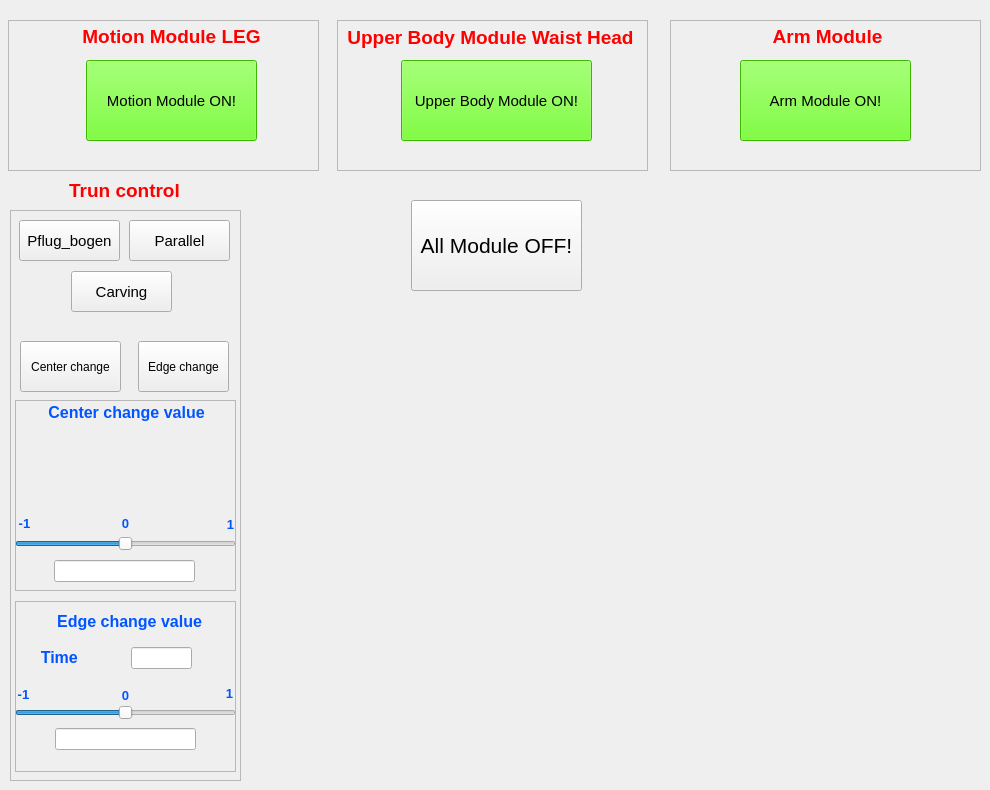
       <widget class="QWidget" name="tab_2">
        <attribute name="title">
         <string>Module ON</string>
        </attribute>
        <widget class="QFrame" name="frame_3">
         <property name="geometry">
          <rect>
           <x>8</x>
           <y>20</y>
           <width>311</width>
           <height>151</height>
          </rect>
         </property>
         <property name="frameShape">
          <enum>QFrame::StyledPanel</enum>
         </property>
         <property name="frameShadow">
          <enum>QFrame::Raised</enum>
         </property>
         <widget class="QLabel" name="label_30">
          <property name="geometry">
           <rect>
            <x>58</x>
            <y>-4</y>
            <width>211</width>
            <height>41</height>
           </rect>
          </property>
          <property name="font">
           <font>
            <family>Ubuntu</family>
            <pointsize>24</pointsize>
            <weight>50</weight>
            <bold>false</bold>
           </font>
          </property>
          <property name="frameShape">
           <enum>QFrame::NoFrame</enum>
          </property>
          <property name="text">
           <string>&lt;!DOCTYPE HTML PUBLIC &quot;-//W3C//DTD HTML 4.0//EN&quot; &quot;http://www.w3.org/TR/REC-html40/strict.dtd&quot;&gt;
&lt;html&gt;&lt;head&gt;&lt;meta name=&quot;qrichtext&quot; content=&quot;1&quot; /&gt;&lt;style type=&quot;text/css&quot;&gt;
p, li { white-space: pre-wrap; }
&lt;/style&gt;&lt;/head&gt;&lt;body style=&quot; font-family:'Ubuntu'; font-size:24pt; font-weight:400; font-style:normal;&quot;&gt;
&lt;p align=&quot;center&quot; style=&quot; margin-top:12px; margin-bottom:12px; margin-left:0px; margin-right:0px; -qt-block-indent:0; text-indent:0px;&quot;&gt;&lt;span style=&quot; font-size:14pt; font-weight:600; color:#ff0000;&quot;&gt;Motion Module LEG&lt;/span&gt;&lt;/p&gt;&lt;/body&gt;&lt;/html&gt;</string>
          </property>
          <property name="textFormat">
           <enum>Qt::AutoText</enum>
          </property>
          <property name="margin">
           <number>0</number>
          </property>
         </widget>
         <widget class="QPushButton" name="motion_module">
          <property name="geometry">
           <rect>
            <x>78</x>
            <y>40</y>
            <width>171</width>
            <height>81</height>
           </rect>
          </property>
          <property name="font">
           <font>
            <pointsize>11</pointsize>
           </font>
          </property>
          <property name="styleSheet">
           <string notr="true">background-color: rgb(85, 255, 0);</string>
          </property>
          <property name="text">
           <string>Motion Module ON!</string>
          </property>
          <property name="default">
           <bool>false</bool>
          </property>
         </widget>
        </widget>
        <widget class="QFrame" name="frame_15">
         <property name="geometry">
          <rect>
           <x>337</x>
           <y>20</y>
           <width>311</width>
           <height>151</height>
          </rect>
         </property>
         <property name="frameShape">
          <enum>QFrame::StyledPanel</enum>
         </property>
         <property name="frameShadow">
          <enum>QFrame::Raised</enum>
         </property>
         <widget class="QLabel" name="label_102">
          <property name="geometry">
           <rect>
            <x>3</x>
            <y>-3</y>
            <width>301</width>
            <height>41</height>
           </rect>
          </property>
          <property name="font">
           <font>
            <family>Ubuntu</family>
            <pointsize>24</pointsize>
            <weight>50</weight>
            <bold>false</bold>
           </font>
          </property>
          <property name="frameShape">
           <enum>QFrame::NoFrame</enum>
          </property>
          <property name="text">
           <string>&lt;!DOCTYPE HTML PUBLIC &quot;-//W3C//DTD HTML 4.0//EN&quot; &quot;http://www.w3.org/TR/REC-html40/strict.dtd&quot;&gt;
&lt;html&gt;&lt;head&gt;&lt;meta name=&quot;qrichtext&quot; content=&quot;1&quot; /&gt;&lt;style type=&quot;text/css&quot;&gt;
p, li { white-space: pre-wrap; }
&lt;/style&gt;&lt;/head&gt;&lt;body style=&quot; font-family:'Ubuntu'; font-size:24pt; font-weight:400; font-style:normal;&quot;&gt;
&lt;p align=&quot;center&quot; style=&quot; margin-top:12px; margin-bottom:12px; margin-left:0px; margin-right:0px; -qt-block-indent:0; text-indent:0px;&quot;&gt;&lt;span style=&quot; font-size:14pt; font-weight:600; color:#ff0000;&quot;&gt;Upper Body Module Waist Head&lt;/span&gt;&lt;/p&gt;&lt;/body&gt;&lt;/html&gt;</string>
          </property>
          <property name="textFormat">
           <enum>Qt::AutoText</enum>
          </property>
          <property name="margin">
           <number>0</number>
          </property>
         </widget>
         <widget class="QPushButton" name="upper_body_module_button">
          <property name="geometry">
           <rect>
            <x>64</x>
            <y>40</y>
            <width>191</width>
            <height>81</height>
           </rect>
          </property>
          <property name="font">
           <font>
            <pointsize>11</pointsize>
           </font>
          </property>
          <property name="styleSheet">
           <string notr="true">background-color: rgb(85, 255, 0);</string>
          </property>
          <property name="text">
           <string>Upper Body Module ON!</string>
          </property>
          <property name="default">
           <bool>false</bool>
          </property>
         </widget>
        </widget>
        <widget class="QFrame" name="frame_18">
         <property name="geometry">
          <rect>
           <x>670</x>
           <y>20</y>
           <width>311</width>
           <height>151</height>
          </rect>
         </property>
         <property name="frameShape">
          <enum>QFrame::StyledPanel</enum>
         </property>
         <property name="frameShadow">
          <enum>QFrame::Raised</enum>
         </property>
         <widget class="QLabel" name="label_109">
          <property name="geometry">
           <rect>
            <x>97</x>
            <y>-4</y>
            <width>121</width>
            <height>41</height>
           </rect>
          </property>
          <property name="font">
           <font>
            <family>Ubuntu</family>
            <pointsize>24</pointsize>
            <weight>50</weight>
            <bold>false</bold>
           </font>
          </property>
          <property name="frameShape">
           <enum>QFrame::NoFrame</enum>
          </property>
          <property name="text">
           <string>&lt;!DOCTYPE HTML PUBLIC &quot;-//W3C//DTD HTML 4.0//EN&quot; &quot;http://www.w3.org/TR/REC-html40/strict.dtd&quot;&gt;
&lt;html&gt;&lt;head&gt;&lt;meta name=&quot;qrichtext&quot; content=&quot;1&quot; /&gt;&lt;style type=&quot;text/css&quot;&gt;
p, li { white-space: pre-wrap; }
&lt;/style&gt;&lt;/head&gt;&lt;body style=&quot; font-family:'Ubuntu'; font-size:24pt; font-weight:400; font-style:normal;&quot;&gt;
&lt;p align=&quot;center&quot; style=&quot; margin-top:12px; margin-bottom:12px; margin-left:0px; margin-right:0px; -qt-block-indent:0; text-indent:0px;&quot;&gt;&lt;span style=&quot; font-size:14pt; font-weight:600; color:#ff0000;&quot;&gt;Arm Module&lt;/span&gt;&lt;/p&gt;&lt;/body&gt;&lt;/html&gt;</string>
          </property>
          <property name="textFormat">
           <enum>Qt::AutoText</enum>
          </property>
          <property name="margin">
           <number>0</number>
          </property>
         </widget>
         <widget class="QPushButton" name="arm_module_button">
          <property name="geometry">
           <rect>
            <x>70</x>
            <y>40</y>
            <width>171</width>
            <height>81</height>
           </rect>
          </property>
          <property name="font">
           <font>
            <pointsize>11</pointsize>
           </font>
          </property>
          <property name="styleSheet">
           <string notr="true">background-color: rgb(85, 255, 0);</string>
          </property>
          <property name="text">
           <string>Arm Module ON!</string>
          </property>
          <property name="default">
           <bool>false</bool>
          </property>
         </widget>
        </widget>
        <widget class="QPushButton" name="off_module_4">
         <property name="geometry">
          <rect>
           <x>411</x>
           <y>200</y>
           <width>171</width>
           <height>91</height>
          </rect>
         </property>
         <property name="font">
          <font>
           <pointsize>16</pointsize>
           <italic>false</italic>
          </font>
         </property>
         <property name="text">
          <string>All Module OFF!</string>
         </property>
        </widget>
        <widget class="QFrame" name="frame_4">
         <property name="geometry">
          <rect>
           <x>10</x>
           <y>210</y>
           <width>231</width>
           <height>571</height>
          </rect>
         </property>
         <property name="frameShape">
          <enum>QFrame::StyledPanel</enum>
         </property>
         <property name="frameShadow">
          <enum>QFrame::Raised</enum>
         </property>
         <widget class="QPushButton" name="pflug_bogen_button">
          <property name="geometry">
           <rect>
            <x>9</x>
            <y>10</y>
            <width>101</width>
            <height>41</height>
           </rect>
          </property>
          <property name="font">
           <font>
            <pointsize>11</pointsize>
           </font>
          </property>
          <property name="text">
           <string>Pflug_bogen</string>
          </property>
         </widget>
         <widget class="QPushButton" name="parallel_button">
          <property name="geometry">
           <rect>
            <x>119</x>
            <y>10</y>
            <width>101</width>
            <height>41</height>
           </rect>
          </property>
          <property name="font">
           <font>
            <pointsize>11</pointsize>
           </font>
          </property>
          <property name="text">
           <string>Parallel</string>
          </property>
         </widget>
         <widget class="QPushButton" name="center_change_button">
          <property name="geometry">
           <rect>
            <x>10</x>
            <y>131</y>
            <width>101</width>
            <height>51</height>
           </rect>
          </property>
          <property name="text">
           <string>Center change</string>
          </property>
         </widget>
         <widget class="QPushButton" name="edge_change_button">
          <property name="geometry">
           <rect>
            <x>128</x>
            <y>131</y>
            <width>91</width>
            <height>51</height>
           </rect>
          </property>
          <property name="text">
           <string>Edge change</string>
          </property>
         </widget>
         <widget class="QPushButton" name="carving_button">
          <property name="geometry">
           <rect>
            <x>61</x>
            <y>61</y>
            <width>101</width>
            <height>41</height>
           </rect>
          </property>
          <property name="font">
           <font>
            <pointsize>11</pointsize>
            <italic>false</italic>
           </font>
          </property>
          <property name="text">
           <string>Carving</string>
          </property>
         </widget>
         <widget class="QFrame" name="frame_13">
          <property name="geometry">
           <rect>
            <x>5</x>
            <y>391</y>
            <width>221</width>
            <height>171</height>
           </rect>
          </property>
          <property name="frameShape">
           <enum>QFrame::StyledPanel</enum>
          </property>
          <property name="frameShadow">
           <enum>QFrame::Raised</enum>
          </property>
          <widget class="QLabel" name="label_51">
           <property name="geometry">
            <rect>
             <x>19</x>
             <y>0</y>
             <width>191</width>
             <height>41</height>
            </rect>
           </property>
           <property name="font">
            <font>
             <family>Ubuntu</family>
             <pointsize>24</pointsize>
             <weight>50</weight>
             <bold>false</bold>
            </font>
           </property>
           <property name="frameShape">
            <enum>QFrame::NoFrame</enum>
           </property>
           <property name="text">
            <string>&lt;!DOCTYPE HTML PUBLIC &quot;-//W3C//DTD HTML 4.0//EN&quot; &quot;http://www.w3.org/TR/REC-html40/strict.dtd&quot;&gt;
&lt;html&gt;&lt;head&gt;&lt;meta name=&quot;qrichtext&quot; content=&quot;1&quot; /&gt;&lt;style type=&quot;text/css&quot;&gt;
p, li { white-space: pre-wrap; }
&lt;/style&gt;&lt;/head&gt;&lt;body style=&quot; font-family:'Ubuntu'; font-size:24pt; font-weight:400; font-style:normal;&quot;&gt;
&lt;p align=&quot;center&quot; style=&quot; margin-top:12px; margin-bottom:12px; margin-left:0px; margin-right:0px; -qt-block-indent:0; text-indent:0px;&quot;&gt;&lt;span style=&quot; font-size:12pt; font-weight:600; color:#0055ff;&quot;&gt;Edge change value&lt;/span&gt;&lt;/p&gt;&lt;/body&gt;&lt;/html&gt;</string>
           </property>
           <property name="textFormat">
            <enum>Qt::AutoText</enum>
           </property>
           <property name="margin">
            <number>0</number>
           </property>
          </widget>
          <widget class="QLabel" name="label_70">
           <property name="geometry">
            <rect>
             <x>194</x>
             <y>82</y>
             <width>41</width>
             <height>21</height>
            </rect>
           </property>
           <property name="font">
            <font>
             <family>Ubuntu</family>
             <pointsize>24</pointsize>
             <weight>50</weight>
             <bold>false</bold>
            </font>
           </property>
           <property name="frameShape">
            <enum>QFrame::NoFrame</enum>
           </property>
           <property name="text">
            <string>&lt;!DOCTYPE HTML PUBLIC &quot;-//W3C//DTD HTML 4.0//EN&quot; &quot;http://www.w3.org/TR/REC-html40/strict.dtd&quot;&gt;
&lt;html&gt;&lt;head&gt;&lt;meta name=&quot;qrichtext&quot; content=&quot;1&quot; /&gt;&lt;style type=&quot;text/css&quot;&gt;
p, li { white-space: pre-wrap; }
&lt;/style&gt;&lt;/head&gt;&lt;body style=&quot; font-family:'Ubuntu'; font-size:24pt; font-weight:400; font-style:normal;&quot;&gt;
&lt;p align=&quot;center&quot; style=&quot; margin-top:12px; margin-bottom:12px; margin-left:0px; margin-right:0px; -qt-block-indent:0; text-indent:0px;&quot;&gt;&lt;span style=&quot; font-size:10pt; font-weight:600; color:#0055ff;&quot;&gt;1&lt;/span&gt;&lt;/p&gt;&lt;/body&gt;&lt;/html&gt;</string>
           </property>
           <property name="textFormat">
            <enum>Qt::AutoText</enum>
           </property>
           <property name="margin">
            <number>0</number>
           </property>
          </widget>
          <widget class="QSlider" name="slider_edge_change">
           <property name="geometry">
            <rect>
             <x>0</x>
             <y>101</y>
             <width>221</width>
             <height>21</height>
            </rect>
           </property>
           <property name="minimum">
            <number>-100</number>
           </property>
           <property name="maximum">
            <number>100</number>
           </property>
           <property name="value">
            <number>0</number>
           </property>
           <property name="sliderPosition">
            <number>0</number>
           </property>
           <property name="orientation">
            <enum>Qt::Horizontal</enum>
           </property>
          </widget>
          <widget class="QLabel" name="label_69">
           <property name="geometry">
            <rect>
             <x>90</x>
             <y>84</y>
             <width>41</width>
             <height>21</height>
            </rect>
           </property>
           <property name="font">
            <font>
             <family>Ubuntu</family>
             <pointsize>24</pointsize>
             <weight>50</weight>
             <bold>false</bold>
            </font>
           </property>
           <property name="frameShape">
            <enum>QFrame::NoFrame</enum>
           </property>
           <property name="text">
            <string>&lt;!DOCTYPE HTML PUBLIC &quot;-//W3C//DTD HTML 4.0//EN&quot; &quot;http://www.w3.org/TR/REC-html40/strict.dtd&quot;&gt;
&lt;html&gt;&lt;head&gt;&lt;meta name=&quot;qrichtext&quot; content=&quot;1&quot; /&gt;&lt;style type=&quot;text/css&quot;&gt;
p, li { white-space: pre-wrap; }
&lt;/style&gt;&lt;/head&gt;&lt;body style=&quot; font-family:'Ubuntu'; font-size:24pt; font-weight:400; font-style:normal;&quot;&gt;
&lt;p align=&quot;center&quot; style=&quot; margin-top:12px; margin-bottom:12px; margin-left:0px; margin-right:0px; -qt-block-indent:0; text-indent:0px;&quot;&gt;&lt;span style=&quot; font-size:10pt; font-weight:600; color:#0055ff;&quot;&gt;0&lt;/span&gt;&lt;/p&gt;&lt;/body&gt;&lt;/html&gt;</string>
           </property>
           <property name="textFormat">
            <enum>Qt::AutoText</enum>
           </property>
           <property name="margin">
            <number>0</number>
           </property>
          </widget>
          <widget class="QLabel" name="label_65">
           <property name="geometry">
            <rect>
             <x>-12</x>
             <y>83</y>
             <width>41</width>
             <height>21</height>
            </rect>
           </property>
           <property name="font">
            <font>
             <family>Ubuntu</family>
             <pointsize>24</pointsize>
             <weight>50</weight>
             <bold>false</bold>
            </font>
           </property>
           <property name="frameShape">
            <enum>QFrame::NoFrame</enum>
           </property>
           <property name="text">
            <string>&lt;!DOCTYPE HTML PUBLIC &quot;-//W3C//DTD HTML 4.0//EN&quot; &quot;http://www.w3.org/TR/REC-html40/strict.dtd&quot;&gt;
&lt;html&gt;&lt;head&gt;&lt;meta name=&quot;qrichtext&quot; content=&quot;1&quot; /&gt;&lt;style type=&quot;text/css&quot;&gt;
p, li { white-space: pre-wrap; }
&lt;/style&gt;&lt;/head&gt;&lt;body style=&quot; font-family:'Ubuntu'; font-size:24pt; font-weight:400; font-style:normal;&quot;&gt;
&lt;p align=&quot;center&quot; style=&quot; margin-top:12px; margin-bottom:12px; margin-left:0px; margin-right:0px; -qt-block-indent:0; text-indent:0px;&quot;&gt;&lt;span style=&quot; font-size:10pt; font-weight:600; color:#0055ff;&quot;&gt;-1&lt;/span&gt;&lt;/p&gt;&lt;/body&gt;&lt;/html&gt;</string>
           </property>
           <property name="textFormat">
            <enum>Qt::AutoText</enum>
           </property>
           <property name="margin">
            <number>0</number>
           </property>
          </widget>
          <widget class="QLabel" name="label_71">
           <property name="geometry">
            <rect>
             <x>21</x>
             <y>36</y>
             <width>51</width>
             <height>41</height>
            </rect>
           </property>
           <property name="font">
            <font>
             <family>Ubuntu</family>
             <pointsize>16</pointsize>
             <weight>50</weight>
             <bold>false</bold>
            </font>
           </property>
           <property name="frameShape">
            <enum>QFrame::NoFrame</enum>
           </property>
           <property name="text">
            <string>&lt;!DOCTYPE HTML PUBLIC &quot;-//W3C//DTD HTML 4.0//EN&quot; &quot;http://www.w3.org/TR/REC-html40/strict.dtd&quot;&gt;
&lt;html&gt;&lt;head&gt;&lt;meta name=&quot;qrichtext&quot; content=&quot;1&quot; /&gt;&lt;style type=&quot;text/css&quot;&gt;
p, li { white-space: pre-wrap; }
&lt;/style&gt;&lt;/head&gt;&lt;body style=&quot; font-family:'Ubuntu'; font-size:16pt; font-weight:400; font-style:normal;&quot;&gt;
&lt;p align=&quot;center&quot; style=&quot; margin-top:12px; margin-bottom:12px; margin-left:0px; margin-right:0px; -qt-block-indent:0; text-indent:0px;&quot;&gt;&lt;span style=&quot; font-size:12pt; font-weight:600; color:#0055ff;&quot;&gt;Time &lt;/span&gt;&lt;/p&gt;&lt;/body&gt;&lt;/html&gt;</string>
           </property>
           <property name="textFormat">
            <enum>Qt::AutoText</enum>
           </property>
           <property name="margin">
            <number>0</number>
           </property>
          </widget>
          <widget class="QLineEdit" name="slider_edge_change_value">
           <property name="geometry">
            <rect>
             <x>40</x>
             <y>127</y>
             <width>141</width>
             <height>22</height>
            </rect>
           </property>
          </widget>
          <widget class="QLineEdit" name="time_change_edge">
           <property name="geometry">
            <rect>
             <x>116</x>
             <y>46</y>
             <width>61</width>
             <height>22</height>
            </rect>
           </property>
          </widget>
         </widget>
         <widget class="QFrame" name="frame_11">
          <property name="geometry">
           <rect>
            <x>5</x>
            <y>190</y>
            <width>221</width>
            <height>191</height>
           </rect>
          </property>
          <property name="frameShape">
           <enum>QFrame::StyledPanel</enum>
          </property>
          <property name="frameShadow">
           <enum>QFrame::Raised</enum>
          </property>
          <widget class="QLabel" name="label_33">
           <property name="geometry">
            <rect>
             <x>16</x>
             <y>-8</y>
             <width>191</width>
             <height>41</height>
            </rect>
           </property>
           <property name="font">
            <font>
             <family>Ubuntu</family>
             <pointsize>24</pointsize>
             <weight>50</weight>
             <bold>false</bold>
            </font>
           </property>
           <property name="frameShape">
            <enum>QFrame::NoFrame</enum>
           </property>
           <property name="text">
            <string>&lt;!DOCTYPE HTML PUBLIC &quot;-//W3C//DTD HTML 4.0//EN&quot; &quot;http://www.w3.org/TR/REC-html40/strict.dtd&quot;&gt;
&lt;html&gt;&lt;head&gt;&lt;meta name=&quot;qrichtext&quot; content=&quot;1&quot; /&gt;&lt;style type=&quot;text/css&quot;&gt;
p, li { white-space: pre-wrap; }
&lt;/style&gt;&lt;/head&gt;&lt;body style=&quot; font-family:'Ubuntu'; font-size:24pt; font-weight:400; font-style:normal;&quot;&gt;
&lt;p align=&quot;center&quot; style=&quot; margin-top:12px; margin-bottom:12px; margin-left:0px; margin-right:0px; -qt-block-indent:0; text-indent:0px;&quot;&gt;&lt;span style=&quot; font-size:12pt; font-weight:600; color:#0055ff;&quot;&gt;Center change value&lt;/span&gt;&lt;/p&gt;&lt;/body&gt;&lt;/html&gt;</string>
           </property>
           <property name="textFormat">
            <enum>Qt::AutoText</enum>
           </property>
           <property name="margin">
            <number>0</number>
           </property>
          </widget>
          <widget class="QSlider" name="slider_center_change">
           <property name="geometry">
            <rect>
             <x>0</x>
             <y>133</y>
             <width>221</width>
             <height>21</height>
            </rect>
           </property>
           <property name="minimum">
            <number>-100</number>
           </property>
           <property name="maximum">
            <number>100</number>
           </property>
           <property name="value">
            <number>0</number>
           </property>
           <property name="sliderPosition">
            <number>0</number>
           </property>
           <property name="orientation">
            <enum>Qt::Horizontal</enum>
           </property>
          </widget>
          <widget class="QLabel" name="label_36">
           <property name="geometry">
            <rect>
             <x>-11</x>
             <y>113</y>
             <width>41</width>
             <height>21</height>
            </rect>
           </property>
           <property name="font">
            <font>
             <family>Ubuntu</family>
             <pointsize>24</pointsize>
             <weight>50</weight>
             <bold>false</bold>
            </font>
           </property>
           <property name="frameShape">
            <enum>QFrame::NoFrame</enum>
           </property>
           <property name="text">
            <string>&lt;!DOCTYPE HTML PUBLIC &quot;-//W3C//DTD HTML 4.0//EN&quot; &quot;http://www.w3.org/TR/REC-html40/strict.dtd&quot;&gt;
&lt;html&gt;&lt;head&gt;&lt;meta name=&quot;qrichtext&quot; content=&quot;1&quot; /&gt;&lt;style type=&quot;text/css&quot;&gt;
p, li { white-space: pre-wrap; }
&lt;/style&gt;&lt;/head&gt;&lt;body style=&quot; font-family:'Ubuntu'; font-size:24pt; font-weight:400; font-style:normal;&quot;&gt;
&lt;p align=&quot;center&quot; style=&quot; margin-top:12px; margin-bottom:12px; margin-left:0px; margin-right:0px; -qt-block-indent:0; text-indent:0px;&quot;&gt;&lt;span style=&quot; font-size:10pt; font-weight:600; color:#0055ff;&quot;&gt;-1&lt;/span&gt;&lt;/p&gt;&lt;/body&gt;&lt;/html&gt;</string>
           </property>
           <property name="textFormat">
            <enum>Qt::AutoText</enum>
           </property>
           <property name="margin">
            <number>0</number>
           </property>
          </widget>
          <widget class="QLabel" name="label_47">
           <property name="geometry">
            <rect>
             <x>90</x>
             <y>113</y>
             <width>41</width>
             <height>21</height>
            </rect>
           </property>
           <property name="font">
            <font>
             <family>Ubuntu</family>
             <pointsize>24</pointsize>
             <weight>50</weight>
             <bold>false</bold>
            </font>
           </property>
           <property name="frameShape">
            <enum>QFrame::NoFrame</enum>
           </property>
           <property name="text">
            <string>&lt;!DOCTYPE HTML PUBLIC &quot;-//W3C//DTD HTML 4.0//EN&quot; &quot;http://www.w3.org/TR/REC-html40/strict.dtd&quot;&gt;
&lt;html&gt;&lt;head&gt;&lt;meta name=&quot;qrichtext&quot; content=&quot;1&quot; /&gt;&lt;style type=&quot;text/css&quot;&gt;
p, li { white-space: pre-wrap; }
&lt;/style&gt;&lt;/head&gt;&lt;body style=&quot; font-family:'Ubuntu'; font-size:24pt; font-weight:400; font-style:normal;&quot;&gt;
&lt;p align=&quot;center&quot; style=&quot; margin-top:12px; margin-bottom:12px; margin-left:0px; margin-right:0px; -qt-block-indent:0; text-indent:0px;&quot;&gt;&lt;span style=&quot; font-size:10pt; font-weight:600; color:#0055ff;&quot;&gt;0&lt;/span&gt;&lt;/p&gt;&lt;/body&gt;&lt;/html&gt;</string>
           </property>
           <property name="textFormat">
            <enum>Qt::AutoText</enum>
           </property>
           <property name="margin">
            <number>0</number>
           </property>
          </widget>
          <widget class="QLabel" name="label_34">
           <property name="geometry">
            <rect>
             <x>195</x>
             <y>114</y>
             <width>41</width>
             <height>21</height>
            </rect>
           </property>
           <property name="font">
            <font>
             <family>Ubuntu</family>
             <pointsize>24</pointsize>
             <weight>50</weight>
             <bold>false</bold>
            </font>
           </property>
           <property name="frameShape">
            <enum>QFrame::NoFrame</enum>
           </property>
           <property name="text">
            <string>&lt;!DOCTYPE HTML PUBLIC &quot;-//W3C//DTD HTML 4.0//EN&quot; &quot;http://www.w3.org/TR/REC-html40/strict.dtd&quot;&gt;
&lt;html&gt;&lt;head&gt;&lt;meta name=&quot;qrichtext&quot; content=&quot;1&quot; /&gt;&lt;style type=&quot;text/css&quot;&gt;
p, li { white-space: pre-wrap; }
&lt;/style&gt;&lt;/head&gt;&lt;body style=&quot; font-family:'Ubuntu'; font-size:24pt; font-weight:400; font-style:normal;&quot;&gt;
&lt;p align=&quot;center&quot; style=&quot; margin-top:12px; margin-bottom:12px; margin-left:0px; margin-right:0px; -qt-block-indent:0; text-indent:0px;&quot;&gt;&lt;span style=&quot; font-size:10pt; font-weight:600; color:#0055ff;&quot;&gt;1&lt;/span&gt;&lt;/p&gt;&lt;/body&gt;&lt;/html&gt;</string>
           </property>
           <property name="textFormat">
            <enum>Qt::AutoText</enum>
           </property>
           <property name="margin">
            <number>0</number>
           </property>
          </widget>
          <widget class="QLineEdit" name="slider_center_change_value">
           <property name="geometry">
            <rect>
             <x>39</x>
             <y>160</y>
             <width>141</width>
             <height>22</height>
            </rect>
           </property>
          </widget>
         </widget>
        </widget>
        <widget class="QLabel" name="label_31">
         <property name="geometry">
          <rect>
           <x>64</x>
           <y>170</y>
           <width>121</width>
           <height>41</height>
          </rect>
         </property>
         <property name="font">
          <font>
           <family>Ubuntu</family>
           <pointsize>24</pointsize>
           <weight>50</weight>
           <bold>false</bold>
          </font>
         </property>
         <property name="frameShape">
          <enum>QFrame::NoFrame</enum>
         </property>
         <property name="text">
          <string>&lt;!DOCTYPE HTML PUBLIC &quot;-//W3C//DTD HTML 4.0//EN&quot; &quot;http://www.w3.org/TR/REC-html40/strict.dtd&quot;&gt;
&lt;html&gt;&lt;head&gt;&lt;meta name=&quot;qrichtext&quot; content=&quot;1&quot; /&gt;&lt;style type=&quot;text/css&quot;&gt;
p, li { white-space: pre-wrap; }
&lt;/style&gt;&lt;/head&gt;&lt;body style=&quot; font-family:'Ubuntu'; font-size:24pt; font-weight:400; font-style:italic;&quot;&gt;
&lt;p align=&quot;center&quot; style=&quot; margin-top:12px; margin-bottom:12px; margin-left:0px; margin-right:0px; -qt-block-indent:0; text-indent:0px;&quot;&gt;&lt;span style=&quot; font-size:14pt; font-weight:600; font-style:normal; color:#ff0000;&quot;&gt;Trun control&lt;/span&gt;&lt;/p&gt;&lt;/body&gt;&lt;/html&gt;</string>
         </property>
         <property name="textFormat">
          <enum>Qt::AutoText</enum>
         </property>
         <property name="margin">
          <number>0</number>
         </property>
        </widget>
        <widget class="QCustomPlot" name="sensor_value_plot_angular" native="true">
         <property name="enabled">
          <bool>true</bool>
         </property>
         <property name="geometry">
          <rect>
           <x>460</x>
           <y>350</y>
           <width>431</width>
           <height>291</height>
          </rect>
         </property>
        </widget>
       </widget>
